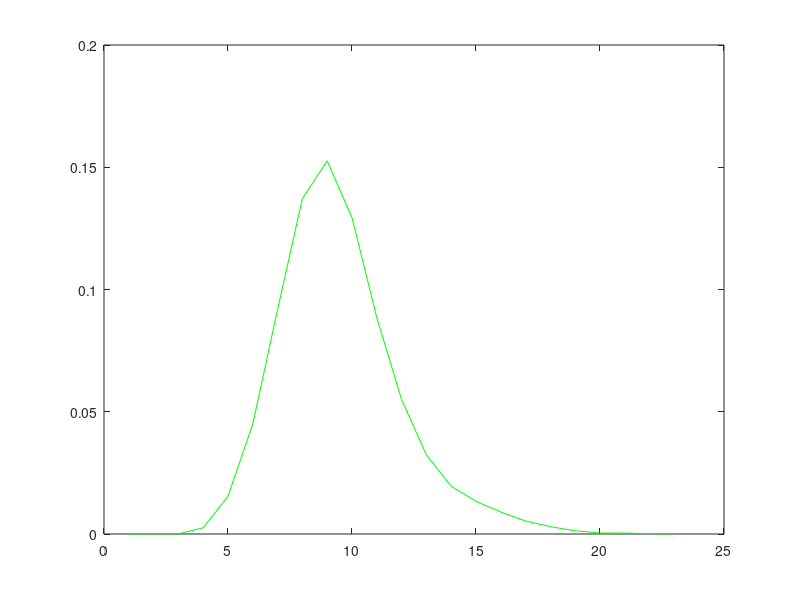

Write the MATLAB code that produced this figure.
binranges = [1 2 3 4 5 6 7 8 9 10 11 12 13 14 15 16 17 18 19 20 21 22 23];
scoreBinsT = zeros(11,1);
countScoresT = zeros(11,1);

tscores = fopen('Tscores2.txt','r');
x = fscanf(tscores,'%lf');
[sizeOfX m] = size(x);
disp(sizeOfX);

[binT indT] = histc(x,binranges);

for i=1 : size(binT,1)
  binT(i,1) = binT(i,1)/62832;
end

plot(binranges,binT,'g');
%Y = discretize(x(:,1),edges);

% for  i = 1: sizeOfX
%     if(1< x(i,1) && x(i,1) < 2)
%         scoreBins(1,1) = scoreBins(1,1) + x(i,1);
%         countScores(1,1) = countScores(1,1) + 1;
%  
%     elseif(2 < x(i,1) && x(i,1) < 3)
%         scoreBins(2,1) = scoreBins(2,1) + x(i,1);
%         countScores(2,1) = countScores(2,1) + 1;
%         
%     
%     elseif(3 < x(i,1)  && x(i,1) < 4)
%         scoreBins(3,1) = scoreBins(3,1) + x(i,1); 
%         countScores(3,1) = countScores(3,1) + 1;
%     
%     elseif(4 < x(i,1)  && x(i,1) < 5)
%         scoreBins(4,1) = scoreBins(4,1) + x(i,1);
%         countScores(4,1) = countScores(4,1) + 1;
%     
%     elseif(5 < x(i,1)  && x(i,1) < 6)
%         scoreBins(5,1) = scoreBins(5,1) + x(i,1);
%         countScores(5,1) = countScores(5,1) + 1;
%     
%     elseif(6 < x(i,1)  && x(i,1) < 7)
%         scoreBins(6,1) = scoreBins(6,1) + x(i,1); 
%         countScores(6,1) = countScores(6,1) + 1;
%         
%     elseif(7 < x(i,1)  && x(i,1) < 8)
%         scoreBins(7,1) = scoreBins(7,1) + x(i,1); 
%         countScores(7,1) = countScores(7,1) + 1;
% 
%     elseif(8 < x(i,1)  && x(i,1) < 9)
%         scoreBins(8,1) = scoreBins(8,1) + x(i,1); 
%         countScores(8,1) = countScores(8,1) + 1;
%         
%     elseif(9 < x(i,1)  && x(i,1) < 10)
%         scoreBins(9,1) = scoreBins(9,1) + x(i,1); 
%         countScores(9,1) = countScores(9,1) + 1;
%     
%     elseif(10 < x(i,1)  && x(i,1) < 11)
%         scoreBins(10,1) = scoreBins(10,1) + x(i,1); 
%         countScores(10,1) = countScores(10,1) + 1;  
%         
%     elseif(11 < x(i,1)  && x(i,1) < 12)
%         scoreBins(11,1) = scoreBins(11,1) + x(i,1); 
%         countScores(11,1) = countScores(11,1) + 1;    
%     end
% end
% 
% total = sum(countScores);
% 
% for i=3 : 11
%     scoreBins(i,1) = scoreBins(i,1)/countScores(i,1);
%     countScores(i,1) =  countScores(i,1)/total;
%     
% end
% 
% 
% plot(scoreBins,countScores,'g');
